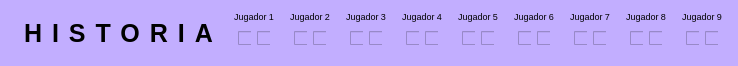
        <widget class="QWidget" name="widget_2" native="true">
         <property name="maximumSize">
          <size>
           <width>800</width>
           <height>60</height>
          </size>
         </property>
         <property name="styleSheet">
          <string notr="true">background-color: rgb(194, 174, 255);
</string>
         </property>
         <layout class="QHBoxLayout" name="horizontalLayout_2">
          <item>
           <layout class="QHBoxLayout" name="horizontalLayout" stretch="0,0,0,0,0,0,0,0,0,0,0">
            <item alignment="Qt::AlignHCenter">
             <widget class="QLabel" name="label_3">
              <property name="maximumSize">
               <size>
                <width>30</width>
                <height>30</height>
               </size>
              </property>
              <property name="text">
               <string/>
              </property>
              <property name="pixmap">
               <pixmap>../../uno.png</pixmap>
              </property>
              <property name="scaledContents">
               <bool>true</bool>
              </property>
             </widget>
            </item>
            <item alignment="Qt::AlignHCenter">
             <widget class="QLabel" name="label_4">
              <property name="font">
               <font>
                <family>Arial</family>
                <pointsize>-1</pointsize>
                <bold>true</bold>
               </font>
              </property>
              <property name="styleSheet">
               <string notr="true">letter-spacing : 10px;
font-weight: bold;
font-size: 25px;</string>
              </property>
              <property name="text">
               <string>HISTORIA</string>
              </property>
             </widget>
            </item>
            <item>
             <widget class="QWidget" name="widget_17" native="true">
              <property name="maximumSize">
               <size>
                <width>50</width>
                <height>60</height>
               </size>
              </property>
              <property name="styleSheet">
               <string notr="true"/>
              </property>
              <layout class="QVBoxLayout" name="verticalLayout_17" stretch="0,0">
               <property name="spacing">
                <number>0</number>
               </property>
               <property name="leftMargin">
                <number>0</number>
               </property>
               <property name="topMargin">
                <number>0</number>
               </property>
               <property name="rightMargin">
                <number>0</number>
               </property>
               <property name="bottomMargin">
                <number>0</number>
               </property>
               <item>
                <widget class="QLabel" name="label_34">
                 <property name="maximumSize">
                  <size>
                   <width>60</width>
                   <height>20</height>
                  </size>
                 </property>
                 <property name="font">
                  <font>
                   <pointsize>7</pointsize>
                  </font>
                 </property>
                 <property name="frameShape">
                  <enum>QFrame::NoFrame</enum>
                 </property>
                 <property name="frameShadow">
                  <enum>QFrame::Plain</enum>
                 </property>
                 <property name="text">
                  <string>Jugador 1</string>
                 </property>
                 <property name="alignment">
                  <set>Qt::AlignCenter</set>
                 </property>
                 <property name="wordWrap">
                  <bool>false</bool>
                 </property>
                </widget>
               </item>
               <item>
                <widget class="QWidget" name="widget_9" native="true">
                 <layout class="QGridLayout" name="gridLayout">
                  <item row="0" column="0">
                   <layout class="QHBoxLayout" name="horizontalLayout_10">
                    <item alignment="Qt::AlignHCenter">
                     <widget class="QCheckBox" name="checkBox_2">
                      <property name="enabled">
                       <bool>false</bool>
                      </property>
                      <property name="text">
                       <string/>
                      </property>
                      <property name="checkable">
                       <bool>false</bool>
                      </property>
                     </widget>
                    </item>
                    <item alignment="Qt::AlignHCenter">
                     <widget class="QCheckBox" name="checkBox">
                      <property name="enabled">
                       <bool>false</bool>
                      </property>
                      <property name="text">
                       <string/>
                      </property>
                      <property name="checkable">
                       <bool>false</bool>
                      </property>
                     </widget>
                    </item>
                   </layout>
                  </item>
                 </layout>
                </widget>
               </item>
              </layout>
             </widget>
            </item>
            <item>
             <widget class="QWidget" name="widget_16" native="true">
              <property name="maximumSize">
               <size>
                <width>50</width>
                <height>60</height>
               </size>
              </property>
              <property name="styleSheet">
               <string notr="true"/>
              </property>
              <layout class="QVBoxLayout" name="verticalLayout_16" stretch="0,0">
               <property name="spacing">
                <number>0</number>
               </property>
               <property name="leftMargin">
                <number>0</number>
               </property>
               <property name="topMargin">
                <number>0</number>
               </property>
               <property name="rightMargin">
                <number>0</number>
               </property>
               <property name="bottomMargin">
                <number>0</number>
               </property>
               <item>
                <widget class="QLabel" name="label_32">
                 <property name="maximumSize">
                  <size>
                   <width>60</width>
                   <height>20</height>
                  </size>
                 </property>
                 <property name="font">
                  <font>
                   <pointsize>7</pointsize>
                  </font>
                 </property>
                 <property name="frameShape">
                  <enum>QFrame::NoFrame</enum>
                 </property>
                 <property name="frameShadow">
                  <enum>QFrame::Plain</enum>
                 </property>
                 <property name="text">
                  <string>Jugador 2</string>
                 </property>
                 <property name="alignment">
                  <set>Qt::AlignCenter</set>
                 </property>
                 <property name="wordWrap">
                  <bool>false</bool>
                 </property>
                </widget>
               </item>
               <item>
                <widget class="QWidget" name="widget_31" native="true">
                 <layout class="QGridLayout" name="gridLayout_3">
                  <item row="0" column="0">
                   <layout class="QHBoxLayout" name="horizontalLayout_12">
                    <item alignment="Qt::AlignHCenter">
                     <widget class="QCheckBox" name="checkBox_5">
                      <property name="enabled">
                       <bool>false</bool>
                      </property>
                      <property name="text">
                       <string/>
                      </property>
                      <property name="checkable">
                       <bool>false</bool>
                      </property>
                     </widget>
                    </item>
                    <item alignment="Qt::AlignHCenter">
                     <widget class="QCheckBox" name="checkBox_6">
                      <property name="enabled">
                       <bool>false</bool>
                      </property>
                      <property name="text">
                       <string/>
                      </property>
                      <property name="checkable">
                       <bool>false</bool>
                      </property>
                     </widget>
                    </item>
                   </layout>
                  </item>
                 </layout>
                </widget>
               </item>
              </layout>
             </widget>
            </item>
            <item>
             <widget class="QWidget" name="widget_15" native="true">
              <property name="maximumSize">
               <size>
                <width>50</width>
                <height>60</height>
               </size>
              </property>
              <property name="styleSheet">
               <string notr="true"/>
              </property>
              <layout class="QVBoxLayout" name="verticalLayout_15" stretch="0,0">
               <property name="spacing">
                <number>0</number>
               </property>
               <property name="leftMargin">
                <number>0</number>
               </property>
               <property name="topMargin">
                <number>0</number>
               </property>
               <property name="rightMargin">
                <number>0</number>
               </property>
               <property name="bottomMargin">
                <number>0</number>
               </property>
               <item>
                <widget class="QLabel" name="label_30">
                 <property name="maximumSize">
                  <size>
                   <width>60</width>
                   <height>20</height>
                  </size>
                 </property>
                 <property name="font">
                  <font>
                   <pointsize>7</pointsize>
                  </font>
                 </property>
                 <property name="frameShape">
                  <enum>QFrame::NoFrame</enum>
                 </property>
                 <property name="frameShadow">
                  <enum>QFrame::Plain</enum>
                 </property>
                 <property name="text">
                  <string>Jugador 3</string>
                 </property>
                 <property name="alignment">
                  <set>Qt::AlignCenter</set>
                 </property>
                 <property name="wordWrap">
                  <bool>false</bool>
                 </property>
                </widget>
               </item>
               <item>
                <widget class="QWidget" name="widget_32" native="true">
                 <layout class="QGridLayout" name="gridLayout_4">
                  <item row="0" column="0">
                   <layout class="QHBoxLayout" name="horizontalLayout_13">
                    <item alignment="Qt::AlignHCenter">
                     <widget class="QCheckBox" name="checkBox_7">
                      <property name="enabled">
                       <bool>false</bool>
                      </property>
                      <property name="text">
                       <string/>
                      </property>
                      <property name="checkable">
                       <bool>false</bool>
                      </property>
                     </widget>
                    </item>
                    <item alignment="Qt::AlignHCenter">
                     <widget class="QCheckBox" name="checkBox_8">
                      <property name="enabled">
                       <bool>false</bool>
                      </property>
                      <property name="text">
                       <string/>
                      </property>
                      <property name="checkable">
                       <bool>false</bool>
                      </property>
                     </widget>
                    </item>
                   </layout>
                  </item>
                 </layout>
                </widget>
               </item>
              </layout>
             </widget>
            </item>
            <item>
             <widget class="QWidget" name="widget_8" native="true">
              <property name="maximumSize">
               <size>
                <width>50</width>
                <height>60</height>
               </size>
              </property>
              <property name="styleSheet">
               <string notr="true"/>
              </property>
              <layout class="QVBoxLayout" name="verticalLayout_8" stretch="0,0">
               <property name="spacing">
                <number>0</number>
               </property>
               <property name="leftMargin">
                <number>0</number>
               </property>
               <property name="topMargin">
                <number>0</number>
               </property>
               <property name="rightMargin">
                <number>0</number>
               </property>
               <property name="bottomMargin">
                <number>0</number>
               </property>
               <item>
                <widget class="QLabel" name="label_14">
                 <property name="maximumSize">
                  <size>
                   <width>60</width>
                   <height>20</height>
                  </size>
                 </property>
                 <property name="font">
                  <font>
                   <pointsize>7</pointsize>
                  </font>
                 </property>
                 <property name="frameShape">
                  <enum>QFrame::NoFrame</enum>
                 </property>
                 <property name="frameShadow">
                  <enum>QFrame::Plain</enum>
                 </property>
                 <property name="text">
                  <string>Jugador 4</string>
                 </property>
                 <property name="alignment">
                  <set>Qt::AlignCenter</set>
                 </property>
                 <property name="wordWrap">
                  <bool>false</bool>
                 </property>
                </widget>
               </item>
               <item>
                <widget class="QWidget" name="widget_33" native="true">
                 <layout class="QGridLayout" name="gridLayout_6">
                  <item row="0" column="0">
                   <layout class="QHBoxLayout" name="horizontalLayout_15">
                    <item alignment="Qt::AlignHCenter">
                     <widget class="QCheckBox" name="checkBox_11">
                      <property name="enabled">
                       <bool>false</bool>
                      </property>
                      <property name="text">
                       <string/>
                      </property>
                      <property name="checkable">
                       <bool>false</bool>
                      </property>
                     </widget>
                    </item>
                    <item alignment="Qt::AlignHCenter">
                     <widget class="QCheckBox" name="checkBox_12">
                      <property name="enabled">
                       <bool>false</bool>
                      </property>
                      <property name="text">
                       <string/>
                      </property>
                      <property name="checkable">
                       <bool>false</bool>
                      </property>
                     </widget>
                    </item>
                   </layout>
                  </item>
                 </layout>
                </widget>
               </item>
              </layout>
             </widget>
            </item>
            <item>
             <widget class="QWidget" name="widget_7" native="true">
              <property name="maximumSize">
               <size>
                <width>50</width>
                <height>60</height>
               </size>
              </property>
              <property name="styleSheet">
               <string notr="true"/>
              </property>
              <layout class="QVBoxLayout" name="verticalLayout_7" stretch="0,0">
               <property name="spacing">
                <number>0</number>
               </property>
               <property name="leftMargin">
                <number>0</number>
               </property>
               <property name="topMargin">
                <number>0</number>
               </property>
               <property name="rightMargin">
                <number>0</number>
               </property>
               <property name="bottomMargin">
                <number>0</number>
               </property>
               <item>
                <widget class="QLabel" name="label_12">
                 <property name="maximumSize">
                  <size>
                   <width>60</width>
                   <height>20</height>
                  </size>
                 </property>
                 <property name="font">
                  <font>
                   <pointsize>7</pointsize>
                  </font>
                 </property>
                 <property name="frameShape">
                  <enum>QFrame::NoFrame</enum>
                 </property>
                 <property name="frameShadow">
                  <enum>QFrame::Plain</enum>
                 </property>
                 <property name="text">
                  <string>Jugador 5</string>
                 </property>
                 <property name="alignment">
                  <set>Qt::AlignCenter</set>
                 </property>
                 <property name="wordWrap">
                  <bool>false</bool>
                 </property>
                </widget>
               </item>
               <item>
                <widget class="QWidget" name="widget_34" native="true">
                 <layout class="QGridLayout" name="gridLayout_7">
                  <item row="0" column="0">
                   <layout class="QHBoxLayout" name="horizontalLayout_16">
                    <item alignment="Qt::AlignHCenter">
                     <widget class="QCheckBox" name="checkBox_13">
                      <property name="enabled">
                       <bool>false</bool>
                      </property>
                      <property name="text">
                       <string/>
                      </property>
                      <property name="checkable">
                       <bool>false</bool>
                      </property>
                     </widget>
                    </item>
                    <item alignment="Qt::AlignHCenter">
                     <widget class="QCheckBox" name="checkBox_14">
                      <property name="enabled">
                       <bool>false</bool>
                      </property>
                      <property name="text">
                       <string/>
                      </property>
                      <property name="checkable">
                       <bool>false</bool>
                      </property>
                     </widget>
                    </item>
                   </layout>
                  </item>
                 </layout>
                </widget>
               </item>
              </layout>
             </widget>
            </item>
            <item>
             <widget class="QWidget" name="widget_6" native="true">
              <property name="maximumSize">
               <size>
                <width>50</width>
                <height>60</height>
               </size>
              </property>
              <property name="styleSheet">
               <string notr="true"/>
              </property>
              <layout class="QVBoxLayout" name="verticalLayout_6" stretch="0,0">
               <property name="spacing">
                <number>0</number>
               </property>
               <property name="leftMargin">
                <number>0</number>
               </property>
               <property name="topMargin">
                <number>0</number>
               </property>
               <property name="rightMargin">
                <number>0</number>
               </property>
               <property name="bottomMargin">
                <number>0</number>
               </property>
               <item>
                <widget class="QLabel" name="label_10">
                 <property name="maximumSize">
                  <size>
                   <width>60</width>
                   <height>20</height>
                  </size>
                 </property>
                 <property name="font">
                  <font>
                   <pointsize>7</pointsize>
                  </font>
                 </property>
                 <property name="frameShape">
                  <enum>QFrame::NoFrame</enum>
                 </property>
                 <property name="frameShadow">
                  <enum>QFrame::Plain</enum>
                 </property>
                 <property name="text">
                  <string>Jugador 6</string>
                 </property>
                 <property name="alignment">
                  <set>Qt::AlignCenter</set>
                 </property>
                 <property name="wordWrap">
                  <bool>false</bool>
                 </property>
                </widget>
               </item>
               <item>
                <widget class="QWidget" name="widget_35" native="true">
                 <layout class="QGridLayout" name="gridLayout_8">
                  <item row="0" column="0">
                   <layout class="QHBoxLayout" name="horizontalLayout_17">
                    <item alignment="Qt::AlignHCenter">
                     <widget class="QCheckBox" name="checkBox_15">
                      <property name="enabled">
                       <bool>false</bool>
                      </property>
                      <property name="text">
                       <string/>
                      </property>
                      <property name="checkable">
                       <bool>false</bool>
                      </property>
                     </widget>
                    </item>
                    <item alignment="Qt::AlignHCenter">
                     <widget class="QCheckBox" name="checkBox_16">
                      <property name="enabled">
                       <bool>false</bool>
                      </property>
                      <property name="text">
                       <string/>
                      </property>
                      <property name="checkable">
                       <bool>false</bool>
                      </property>
                     </widget>
                    </item>
                   </layout>
                  </item>
                 </layout>
                </widget>
               </item>
              </layout>
             </widget>
            </item>
            <item>
             <widget class="QWidget" name="widget_5" native="true">
              <property name="maximumSize">
               <size>
                <width>50</width>
                <height>60</height>
               </size>
              </property>
              <property name="styleSheet">
               <string notr="true"/>
              </property>
              <layout class="QVBoxLayout" name="verticalLayout_5" stretch="0,0">
               <property name="spacing">
                <number>0</number>
               </property>
               <property name="leftMargin">
                <number>0</number>
               </property>
               <property name="topMargin">
                <number>0</number>
               </property>
               <property name="rightMargin">
                <number>0</number>
               </property>
               <property name="bottomMargin">
                <number>0</number>
               </property>
               <item>
                <widget class="QLabel" name="label_8">
                 <property name="maximumSize">
                  <size>
                   <width>60</width>
                   <height>20</height>
                  </size>
                 </property>
                 <property name="font">
                  <font>
                   <pointsize>7</pointsize>
                  </font>
                 </property>
                 <property name="frameShape">
                  <enum>QFrame::NoFrame</enum>
                 </property>
                 <property name="frameShadow">
                  <enum>QFrame::Plain</enum>
                 </property>
                 <property name="text">
                  <string>Jugador 7</string>
                 </property>
                 <property name="alignment">
                  <set>Qt::AlignCenter</set>
                 </property>
                 <property name="wordWrap">
                  <bool>false</bool>
                 </property>
                </widget>
               </item>
               <item>
                <widget class="QWidget" name="widget_36" native="true">
                 <layout class="QGridLayout" name="gridLayout_9">
                  <item row="0" column="0">
                   <layout class="QHBoxLayout" name="horizontalLayout_18">
                    <item alignment="Qt::AlignHCenter">
                     <widget class="QCheckBox" name="checkBox_17">
                      <property name="enabled">
                       <bool>false</bool>
                      </property>
                      <property name="text">
                       <string/>
                      </property>
                      <property name="checkable">
                       <bool>false</bool>
                      </property>
                     </widget>
                    </item>
                    <item alignment="Qt::AlignHCenter">
                     <widget class="QCheckBox" name="checkBox_18">
                      <property name="enabled">
                       <bool>false</bool>
                      </property>
                      <property name="text">
                       <string/>
                      </property>
                      <property name="checkable">
                       <bool>false</bool>
                      </property>
                     </widget>
                    </item>
                   </layout>
                  </item>
                 </layout>
                </widget>
               </item>
              </layout>
             </widget>
            </item>
            <item>
             <widget class="QWidget" name="widget_4" native="true">
              <property name="maximumSize">
               <size>
                <width>50</width>
                <height>60</height>
               </size>
              </property>
              <property name="styleSheet">
               <string notr="true"/>
              </property>
              <layout class="QVBoxLayout" name="verticalLayout_4" stretch="0,0">
               <property name="spacing">
                <number>0</number>
               </property>
               <property name="leftMargin">
                <number>0</number>
               </property>
               <property name="topMargin">
                <number>0</number>
               </property>
               <property name="rightMargin">
                <number>0</number>
               </property>
               <property name="bottomMargin">
                <number>0</number>
               </property>
               <item>
                <widget class="QLabel" name="label_6">
                 <property name="maximumSize">
                  <size>
                   <width>60</width>
                   <height>20</height>
                  </size>
                 </property>
                 <property name="font">
                  <font>
                   <pointsize>7</pointsize>
                  </font>
                 </property>
                 <property name="frameShape">
                  <enum>QFrame::NoFrame</enum>
                 </property>
                 <property name="frameShadow">
                  <enum>QFrame::Plain</enum>
                 </property>
                 <property name="text">
                  <string>Jugador 8</string>
                 </property>
                 <property name="alignment">
                  <set>Qt::AlignCenter</set>
                 </property>
                 <property name="wordWrap">
                  <bool>false</bool>
                 </property>
                </widget>
               </item>
               <item>
                <widget class="QWidget" name="widget_37" native="true">
                 <layout class="QGridLayout" name="gridLayout_10">
                  <item row="0" column="0">
                   <layout class="QHBoxLayout" name="horizontalLayout_19">
                    <item alignment="Qt::AlignHCenter">
                     <widget class="QCheckBox" name="checkBox_19">
                      <property name="enabled">
                       <bool>false</bool>
                      </property>
                      <property name="text">
                       <string/>
                      </property>
                      <property name="checkable">
                       <bool>false</bool>
                      </property>
                     </widget>
                    </item>
                    <item alignment="Qt::AlignHCenter">
                     <widget class="QCheckBox" name="checkBox_20">
                      <property name="enabled">
                       <bool>false</bool>
                      </property>
                      <property name="text">
                       <string/>
                      </property>
                      <property name="checkable">
                       <bool>false</bool>
                      </property>
                     </widget>
                    </item>
                   </layout>
                  </item>
                 </layout>
                </widget>
               </item>
              </layout>
             </widget>
            </item>
            <item>
             <widget class="QWidget" name="widget_3" native="true">
              <property name="maximumSize">
               <size>
                <width>50</width>
                <height>60</height>
               </size>
              </property>
              <property name="styleSheet">
               <string notr="true"/>
              </property>
              <layout class="QVBoxLayout" name="verticalLayout_3" stretch="0,0">
               <property name="spacing">
                <number>0</number>
               </property>
               <property name="leftMargin">
                <number>0</number>
               </property>
               <property name="topMargin">
                <number>0</number>
               </property>
               <property name="rightMargin">
                <number>0</number>
               </property>
               <property name="bottomMargin">
                <number>0</number>
               </property>
               <item>
                <widget class="QLabel" name="label_2">
                 <property name="maximumSize">
                  <size>
                   <width>60</width>
                   <height>20</height>
                  </size>
                 </property>
                 <property name="font">
                  <font>
                   <pointsize>7</pointsize>
                  </font>
                 </property>
                 <property name="frameShape">
                  <enum>QFrame::NoFrame</enum>
                 </property>
                 <property name="frameShadow">
                  <enum>QFrame::Plain</enum>
                 </property>
                 <property name="text">
                  <string>Jugador 9</string>
                 </property>
                 <property name="alignment">
                  <set>Qt::AlignCenter</set>
                 </property>
                 <property name="wordWrap">
                  <bool>false</bool>
                 </property>
                </widget>
               </item>
               <item>
                <widget class="QWidget" name="widget_38" native="true">
                 <layout class="QGridLayout" name="gridLayout_11">
                  <item row="0" column="0">
                   <layout class="QHBoxLayout" name="horizontalLayout_20">
                    <item alignment="Qt::AlignHCenter">
                     <widget class="QCheckBox" name="checkBox_21">
                      <property name="enabled">
                       <bool>false</bool>
                      </property>
                      <property name="text">
                       <string/>
                      </property>
                      <property name="checkable">
                       <bool>false</bool>
                      </property>
                     </widget>
                    </item>
                    <item alignment="Qt::AlignHCenter">
                     <widget class="QCheckBox" name="checkBox_22">
                      <property name="enabled">
                       <bool>false</bool>
                      </property>
                      <property name="text">
                       <string/>
                      </property>
                      <property name="checkable">
                       <bool>false</bool>
                      </property>
                     </widget>
                    </item>
                   </layout>
                  </item>
                 </layout>
                </widget>
               </item>
              </layout>
             </widget>
            </item>
           </layout>
          </item>
         </layout>
        </widget>
